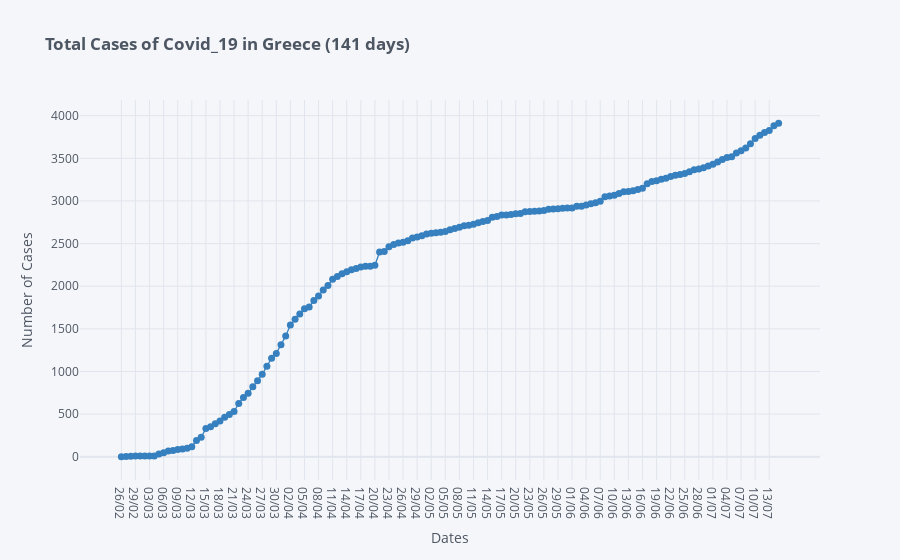

Source (notebook cell):
### Markdown cell above
## Total Cases per Day

### Code cell
df['Total Cases'].iplot(kind='scatter',mode='lines+markers', color='blue', size=7,
                        xTitle='Dates', yTitle='Number of Cases',
                        title='<b>Total Cases of Covid_19 in Greece ('+str(len(df['Total Cases']))+' days)</b>')

### Figure 1 — Plotly figure (JSON) as saved in the notebook; plotly's stock layout.template omitted (floating-point values rounded to 4 significant figures; data arrays with more than 128 entries replaced by an {"elided": "..."} marker saying what was removed)
{"data": [{"line": {"color": "rgba(55, 128, 191, 1.0)", "dash": "solid", "shape": "linear", "width": 1.3}, "marker": {"size": 7, "symbol": "circle"}, "mode": "lines+markers", "name": "Total Cases", "text": "", "type": "scatter", "x": {"elided": "141 str values"}, "y": {"elided": "141 int values"}}], "layout": {"legend": {"bgcolor": "#F5F6F9", "font": {"color": "#4D5663"}}, "paper_bgcolor": "#F5F6F9", "plot_bgcolor": "#F5F6F9", "title": {"font": {"color": "#4D5663"}, "text": "<b>Total Cases of Covid_19 in Greece (141 days)</b>"}, "xaxis": {"gridcolor": "#E1E5ED", "showgrid": true, "tickfont": {"color": "#4D5663"}, "title": {"font": {"color": "#4D5663"}, "text": "Dates"}, "zerolinecolor": "#E1E5ED"}, "yaxis": {"gridcolor": "#E1E5ED", "showgrid": true, "tickfont": {"color": "#4D5663"}, "title": {"font": {"color": "#4D5663"}, "text": "Number of Cases"}, "zerolinecolor": "#E1E5ED"}}}
